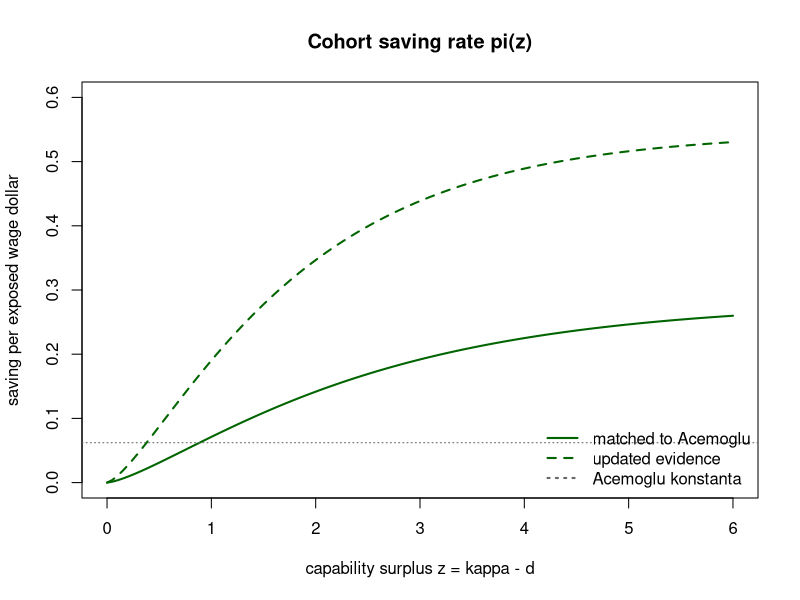

Source code (R): (Note: this script raises an error after producing the figure.)
# =========================================================
# Replikace "AI Optimism: Capability Depth in the Svanberg Model"
# Jednoduchy skript, jen base R (zadne balicky)
# =========================================================

## --- 1. Parametry z Tabulky 2 -----------------------------

b     <- 0.7     # rozptyl velikosti ukolu (task-size dispersion)
Omega <- 0.52    # podil "computer-based" prace na celkove mzdove sume (envelope)

# baseline kalibrace (matched to Acemoglu's adoption moments)
theta_base <- 0.48
mu0_base   <- -1.74

# alternativni kalibrace (updated adoption evidence - Bick et al. 2026)
theta_alt <- 0.65
mu0_alt   <- -0.20

kappa_today <- 2.6   # dnesni frontier (odhadnuto z exposure inversion)
kappa_top   <- 6     # horni konec skaly pouzity v clanku

## --- 2. Zakladni funkce modelu (rovnice 2 a Proposition 1) ----

# hruba uspora na dolar (gamma), rovnice (2)
gamma_fn <- function(z, theta) {
  ifelse(z >= 0, 1 - exp(-theta * z), 0)
}

# stavova promenna m(z)
m_fn <- function(z, mu0, theta) {
  mu0 + log(gamma_fn(z, theta))
}

# podil mzdove sumy kohorty, kde se AI vyplati nasadit (iota)
iota_fn <- function(z, b, mu0, theta) {
  mz <- m_fn(z, mu0, theta)
  ifelse(mz <= 0,
         (1 + b) / 2 * exp((1 - b) / b * mz),
         1 - (1 - b) / 2 * exp(-(1 + b) / b * mz))
}

# uspora kohorty jako podil jejiho mzdoveho balicku (pi = iota * lambda)
pi_fn <- function(z, b, mu0, theta) {
  g  <- gamma_fn(z, theta)
  mz <- m_fn(z, mu0, theta)
  ifelse(mz <= 0,
         g * b * (1 + b) / 2 * exp((1 - b) / b * mz),
         g * (1 - (1 - b / 2) * exp(-mz) +
                b * (1 - b) / 2 * exp(-(1 + b) / b * mz)))
}

# lambda dopocitame jako pi / iota (nemusi mit vlastni uzavreny tvar)
lambda_fn <- function(z, b, mu0, theta) {
  pi_fn(z, b, mu0, theta) / iota_fn(z, b, mu0, theta)
}

## --- 3. Kontrola na cisle z clanku (text u rovnice, z = 1, baseline) ---

z_test <- 1
cat("gamma(1)  =", round(gamma_fn(z_test, theta_base), 3), " (clanek: 0.38)\n")
cat("iota(1)   =", round(iota_fn(z_test, b, mu0_base, theta_base), 3), " (clanek: 0.27)\n")
cat("lambda(1) =", round(lambda_fn(z_test, b, mu0_base, theta_base), 3), " (clanek: 0.27)\n")
cat("pi(1)     =", round(pi_fn(z_test, b, mu0_base, theta_base), 3), " (clanek: 0.07)\n")

## --- 4. Task-level krivka pi(z) - replika Obrazku 4 -------------

z_grid  <- seq(0, 6, by = 0.05)
pi_base <- pi_fn(z_grid, b, mu0_base, theta_base)
pi_alt  <- pi_fn(z_grid, b, mu0_alt,  theta_alt)

plot(z_grid, pi_base, type = "l", lwd = 2, col = "darkgreen",
     xlab = "capability surplus z = kappa - d",
     ylab = "saving per exposed wage dollar",
     main = "Cohort saving rate pi(z)", ylim = c(0, 0.6))
lines(z_grid, pi_alt, lwd = 2, lty = 2, col = "darkgreen")
abline(h = 0.23 * 0.27, lty = 3, col = "grey40")  # Acemoglu konstanta: iota*lambda = 0.062
legend("bottomright",
       legend = c("matched to Acemoglu", "updated evidence", "Acemoglu konstanta"),
       col = c("darkgreen", "darkgreen", "grey40"),
       lty = c(1, 2, 3), lwd = 2, bty = "n")

## --- 5. Agregace na HDP (rovnice 6/7) ----------------------------
#
# pi_bar(kappa) = sum_j omega_j * pi(kappa - d_j)
# Delta Y / Y   = Omega * pi_bar(kappa)
#
# "AI capability" je jemna mrizka kappa (1.0, 1.2, ..., 6.0) na urovni
# profese; "AISA" je kumulativni podil expozice profese do dane urovne
# kappa. difficulty d_j proto neni vlastnost jednotlivych ukolu, ale
# ziskame ji tak, ze pro kazdou profesi rozdelime AISA na prirustky
# po mrizce (diff) - kazdy prirustek je jedna "kohorta ukolu" s
# difficulty = dana urovne kappa.


dat_aisa <-read_excel("./data/aisa/work1207_data.xlsx", sheet = "data") %>% as.data.frame()
dat_aisa = dat_aisa |> filter(complete.cases(dat_aisa))

# zjednoduseni nazvu sloupcu (poradi presne podle tveho head())
names(dat_aisa) <- c("occ_code", "occ_title", "industry", "occ_type",
                      "employment", "wage", "wage_decile",
                      "computer_share", "social_share", "physical_share",
                      "kappa", "skill_share", "core_share", "side_share",
                      "aisa", "aisa_core", "aisa_side")

## 5a. Omega - podil "computer-based" prace na celkove mzdove sume ---

occ <- unique(dat_aisa[, c("occ_code", "employment", "wage", "computer_share")])
occ$wagebill <- occ$employment * occ$wage
occ$envelope <- occ$wagebill * occ$computer_share / 100
occ$w_total  <- occ$wagebill / sum(occ$wagebill,na.rm=T)  # podil profese na CELE mzdove sume

Omega_computed <- sum(occ$envelope,na.rm=T) / sum(occ$wagebill,na.rm=T)
cat("Omega =", round(Omega_computed, 3), " (clanek: 0.52)\n")

## 5b. d_j a omega_j - prirustky AISA po profesich --------------------

dat_aisa <- dat_aisa[order(dat_aisa$occ_code, dat_aisa$kappa), ]
dat_aisa$aisa_marginal <- ave(dat_aisa$aisa, dat_aisa$occ_code,
                               FUN = function(x) c(x[1], diff(x)))
dat_aisa$aisa_marginal[dat_aisa$aisa_marginal < 0] <- 0  # zaokrouhlovaci sumy

dat_aisa <- merge(dat_aisa, occ[, c("occ_code", "w_total")], by = "occ_code")

# vaha (profese x kappa) jako podil na CELKOVE mzdove sume
dat_aisa$w_raw <- dat_aisa$w_total * dat_aisa$aisa_marginal / 100
d_j <- dat_aisa$kappa#- 0.1 # posouvame na stred binu

## kontrola proti clanku - G(kappa), nezavisle na (theta, mu0, b) ----
G_fn <- function(kapp) sum(dat_aisa$w_raw[d_j <= kapp], na.rm=T)
cat("G(2.6) =", round(100 * G_fn(2.6), 1), "% (clanek: 12.7 %)\n")
cat("G(6)   =", round(100 * G_fn(6),   1), "% (clanek: 53 %)\n")

# normalizace tak, aby sum(omega_j) = 1 pres cely envelope (definice v clanku)
omega_j <- dat_aisa$w_raw / sum(dat_aisa$w_raw)

## 5c. Samotna agregace na HDP ----------------------------------------

pi_bar <- function(kappa, b, mu0, theta) {
  sum(omega_j * pi_fn(kappa - d_j, b, mu0, theta))
}

# baseline (matched to Acemoglu)
gdp_today <- Omega_computed * pi_bar(kappa_today, b, mu0_base, theta_base)
gdp_top   <- Omega_computed * pi_bar(kappa_top,   b, mu0_base, theta_base)
cat("HDP dnes:       ", round(100 * gdp_today, 1), "% (clanek: 0.8 %)\n")
cat("HDP na vrcholu: ", round(100 * gdp_top, 1),   "% (clanek: 9.3 %)\n")

# alternativni kalibrace (updated adoption evidence)
gdp_today_alt <- Omega_computed * pi_bar(kappa_today, b, mu0_alt, theta_alt)
gdp_top_alt   <- Omega_computed * pi_bar(kappa_top,   b, mu0_alt, theta_alt)
cat("HDP dnes (alt):       ", round(100 * gdp_today_alt, 1), "% (clanek: 2.1 %)\n")
cat("HDP na vrcholu (alt): ", round(100 * gdp_top_alt, 1),   "% (clanek: 21 %)\n")
